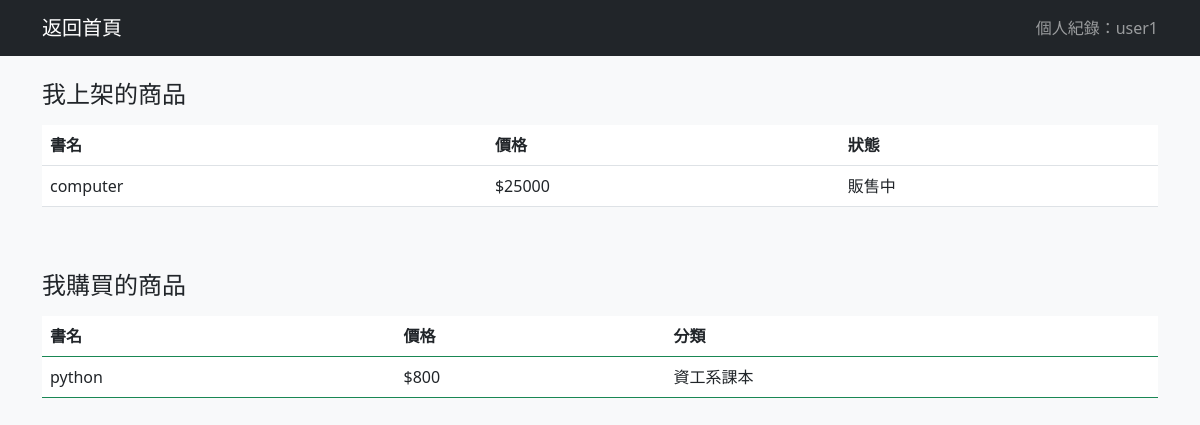
The app's page /my_items (signed in), older data.
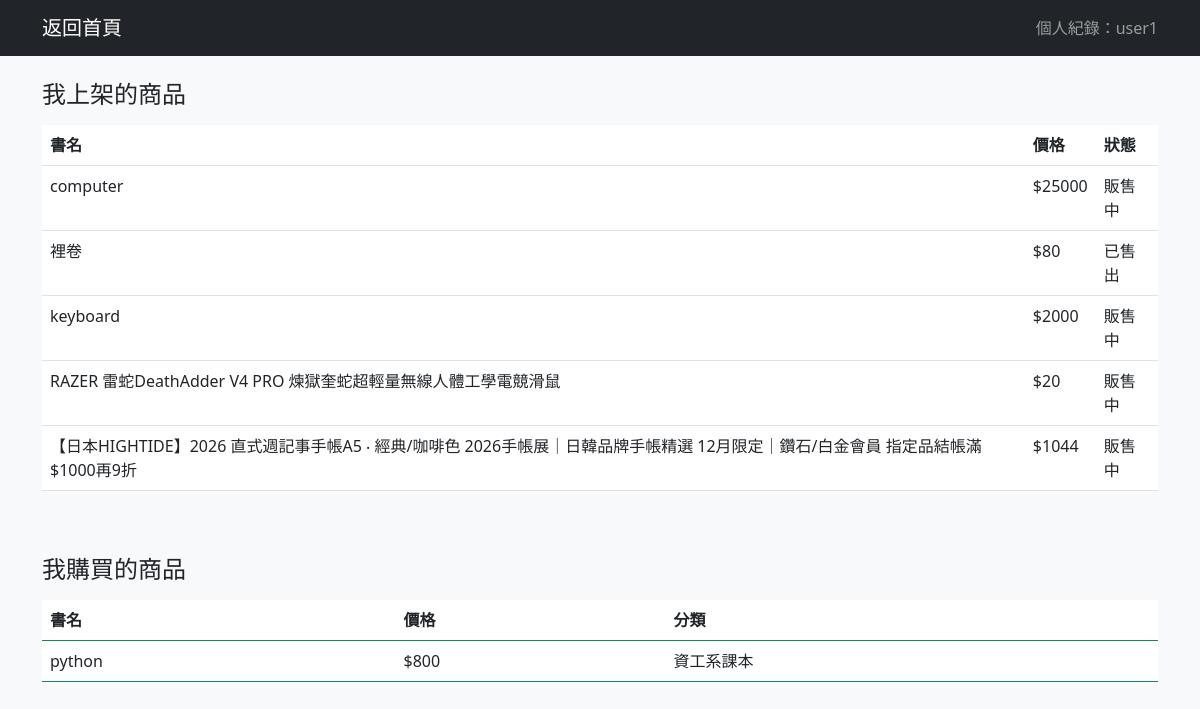
The same page, newer data.
### app.py (models this page shows)
class Product(db.Model):
    id = db.Column(db.Integer, primary_key=True)
    title = db.Column(db.String(100), nullable=False)
    price = db.Column(db.Integer, nullable=False)
    description = db.Column(db.Text)
    status = db.Column(db.String(20), default='Active')
    category_id = db.Column(db.Integer, db.ForeignKey('category.id'), nullable=False)
    owner_id = db.Column(db.Integer, db.ForeignKey('user.id')) # 賣家
    buyer_id = db.Column(db.Integer, db.ForeignKey('user.id')) # 買家
    created_at = db.Column(db.DateTime, default=datetime.utcnow)

class Category(db.Model):
    id = db.Column(db.Integer, primary_key=True)
    name = db.Column(db.String(50), nullable=False, unique=True)
    products = db.relationship('Product', backref='category', lazy=True)

### app.py (the view)
@app.route('/my_items')
def my_items():
    if 'user_id' not in session: return redirect(url_for('login'))
    user_id = session['user_id']
    my_sales = Product.query.filter_by(owner_id=user_id).all()
    my_purchases = Product.query.filter_by(buyer_id=user_id).all()
    return render_template('my_items.html', sales=my_sales, purchases=my_purchases)

### templates/my_items.html (shortened to what this page needs)
<!DOCTYPE html>
<html>
<head>
    <link href="https://cdn.jsdelivr.net/npm/bootstrap@5.3.0/dist/css/bootstrap.min.css" rel="stylesheet">
</head>
<body class="bg-light">
    <nav class="navbar navbar-dark bg-dark mb-4">
        <div class="container">
            <a class="navbar-brand" href="/">返回首頁</a>
            <span class="navbar-text">個人紀錄：{{ session.username }}</span>
        </div>
    </nav>
    <div class="container">
        <h4 class="mb-3">我上架的商品</h4>
        <div class="table-responsive mb-5">
            <table class="table table-white table-hover">
                <thead><tr><th>書名</th><th>價格</th><th>狀態</th></tr></thead>
                <tbody>
                    {% for p in sales %}
                    <tr>
                        <td>{{ p.title }}</td>
                        <td>${{ p.price }}</td>
                        <td>{{ '販售中' if p.status == 'Active' else '已售出' }}</td>
                    </tr>
                    {% endfor %}
                </tbody>
            </table>
        </div>
        <h4 class="mb-3">我購買的商品</h4>
        <div class="table-responsive">
            <table class="table table-white table-hover border-success">
                <thead><tr><th>書名</th><th>價格</th><th>分類</th></tr></thead>
                <tbody>
                    {% for p in purchases %}
                    <tr>
                        <td>{{ p.title }}</td>
                        <td>${{ p.price }}</td>
                        <td>{{ p.category.name }}</td>
                    </tr>
                    {% endfor %}
                </tbody>
            </table>
        </div>
    </div>
</body>
</html>

Row changes from the older to the newer data that the page shows:
added Product: title "裡卷", price "80", status "已售出", shown under "我上架的商品"
added Product: title "keyboard", price "2000", status "販售中", shown under "我上架的商品"
added Product: title "RAZER 雷蛇DeathAdder V4 PRO 煉獄奎蛇超輕量無線人體工學電競滑鼠", price "20", status "販售中", shown under "我上架的商品"
added Product: title "【日本HIGHTIDE】2026 直式週記事手帳A5 ‧ 經典/咖啡色 2026手帳展｜日韓品牌手帳精選 12月限定｜鑽石/白金會員 指定品結帳滿$1000再9折", price "1044", status "販售中", shown under "我上架的商品"
